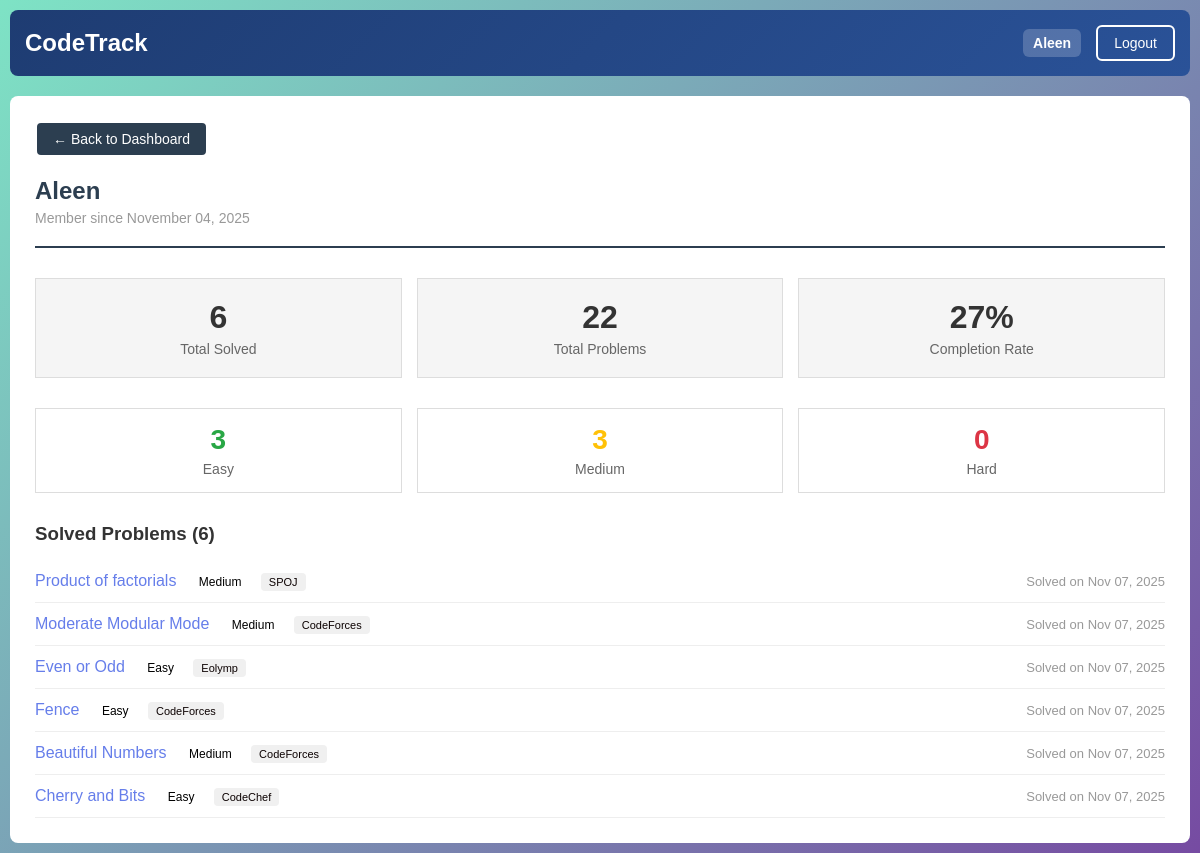
Screenshot of /profile/ (signed in) with the database file from the repository.
### tracker/models.py (models this page shows, shortened)
class SolvedProblem(models.Model):
    user = models.ForeignKey(User, on_delete=models.CASCADE)
    problem = models.ForeignKey(Problem, on_delete=models.CASCADE)
    solved_at = models.DateTimeField(auto_now_add=True, editable=True)
    class Meta:
        unique_together = ('user', 'problem')

class Problem(models.Model):
    difficulty_choices = [
        ('Easy', 'Easy'),
        ('Medium', 'Medium'),
        ('Hard', 'Hard'),
    ]
    oj_choices = [
        ('LeetCode', 'LeetCode'),
        ('HackerRank', 'HackerRank'),
        ('CodeForces', 'CodeForces'),
        ('CodeChef', 'CodeChef'),
        ('AtCoder', 'AtCoder'),
        ('GeeksforGeeks', 'GeeksforGeeks'),
        ('SPOJ', 'SPOJ'),
        ('Other', 'Other'),
        ('Eolymp', 'Eolymp'),
        ('CSES', 'CSES'),
        ('Toph', 'Toph'),
    ]
    title = models.CharField(max_length=200)
    difficulty = models.CharField(max_length=10, choices=difficulty_choices, default='Easy')
    online_judge = models.CharField(max_length=20, choices=oj_choices, default='CodeForces')
    link = models.URLField(max_length=500)
    problem_pdf = models.FileField(
        upload_to='Problem_PDF/',
        validators=[FileExtensionValidator(['pdf'])],
        blank=True,
        null=True,
        help_text="Upload a PDF file for the problem"
    )
    created_at = models.DateTimeField(auto_now_add=True, editable=True)
    class Meta:
        ordering = ['title']

### tracker/views.py (the view)
# urls.py: path('profile/', views.profile_view, name='profile'),
@login_required
def profile_view(request):
    solved_problems = SolvedProblem.objects.filter(user=request.user).select_related('problem').order_by('-solved_at')
    total_problems = Problem.objects.count()
    total_solved = solved_problems.count()
    completion_rate = round((total_solved / total_problems * 100) if total_problems > 0 else 0)
    easy_solved = solved_problems.filter(problem__difficulty='Easy').count()
    medium_solved = solved_problems.filter(problem__difficulty='Medium').count()
    hard_solved = solved_problems.filter(problem__difficulty='Hard').count()
    context = {
        'solved_problems': solved_problems,
        'total_solved': total_solved,
        'total_problems': total_problems,
        'completion_rate': completion_rate,
        'easy_solved': easy_solved,
        'medium_solved': medium_solved,
        'hard_solved': hard_solved,
    }
    return render(request, 'profile.html', context)

### templates/profile.html (shortened to what this page needs)
{% extends 'base.html' %}
{% load static %}
{% block extra_css %}
<link rel="stylesheet" href="{% static 'css/profile.css' %}">
{% endblock %}
{% block content %}
<div class="profile-container">
    <a href="{% url 'dashboard' %}" class="btn back-btn">← Back to Dashboard</a>
    <div class="profile-header">
        <h2>{{ user.username }}</h2>
        <p>Member since {{ user.date_joined|date:"F d, Y" }}</p>
    </div>
    <div class="profile-stats">
        <div class="stat-card">
            <div class="stat-number">{{ total_solved }}</div>
            <div class="stat-label">Total Solved</div>
        </div>
        <div class="stat-card">
            <div class="stat-number">{{ total_problems }}</div>
            <div class="stat-label">Total Problems</div>
        </div>
        <div class="stat-card">
            <div class="stat-number">{{ completion_rate }}%</div>
            <div class="stat-label">Completion Rate</div>
        </div>
    </div>
    <div class="difficulty-breakdown">
        <div class="difficulty-stat easy">
            <div class="count">{{ easy_solved }}</div>
            <div class="stat-label">Easy</div>
        </div>
        <div class="difficulty-stat medium">
            <div class="count">{{ medium_solved }}</div>
            <div class="stat-label">Medium</div>
        </div>
        <div class="difficulty-stat hard">
            <div class="count">{{ hard_solved }}</div>
            <div class="stat-label">Hard</div>
        </div>
    </div>
    <div class="solved-problems-section">
        <h3>Solved Problems ({{ solved_problems|length }})</h3>
        {% if solved_problems %}
            <ul class="solved-list">
                {% for solved in solved_problems %}
                <li class="solved-item">
                    <div>
                        <a href="{{ solved.problem.link }}" target="_blank" class="solved-item-title">
                            {{ solved.problem.title }}
                        </a>
                        <span class="difficulty-badge difficulty-{{ solved.problem.difficulty|lower }}">
                            {{ solved.problem.difficulty }}
                        </span>
                        <span class="judge-badge">{{ solved.problem.online_judge }}</span>
                    </div>
                    <span class="solved-date">Solved on {{ solved.solved_at|date:"M d, Y" }}</span>
                </li>
                {% endfor %}
            </ul>
        {% else %}
            <p style="text-align: center; color: #999; padding: 40px;">No problems solved yet. Start solving!</p>
        {% endif %}
    </div>
</div>
{% endblock %}

### templates/base.html (shortened to what this page needs)
<!DOCTYPE html>
<html lang="en">
<head>
    {% load static %}
    <link rel="stylesheet" href="{% static 'css/base.css' %}">
    {% block extra_css %}{% endblock %}
</head>
<body>
    <nav class="navbar">
        <div class="container">
            <a href="{% if user.is_authenticated %}{% url 'dashboard' %}{% else %}{% url 'home' %}{% endif %}" class="logo">CodeTrack</a>
            {% if user.is_authenticated %}
            <div class="nav-links">
                <a href="{% url 'profile' %}" class="username">{{ user.username }}</a>
                <a href="{% url 'logout' %}" class="btn btn-secondary">Logout</a>
            </div>
            {% else %}
            <div class="nav-links">
                <a href="{% url 'login' %}" class="btn">Login</a>
                <a href="{% url 'register' %}" class="btn btn-secondary">Register</a>
            </div>
            {% endif %}
        </div>
    </nav>
    <div class="container">
        {% block content %}{% endblock %}
    </div>
</body>
</html>

### static/css/base.css (style rules this page uses)
* { margin: 0; padding: 0; box-sizing: border-box; }
body { font-family: Arial, sans-serif; background: linear-gradient(135deg, #7ee3c5 0%, #764ba2 100%); min-height: 100vh; padding: 10px; }
.navbar { background: linear-gradient(135deg, #1e3c72 0%, #2a5298 100%); color : white; padding: 15px; margin-bottom: 20px; border-radius: 8px; }
.container { max-width: 1200px; margin: 0 auto; }
.navbar .container { display: flex; justify-content: space-between; align-items: center; }
.logo { font-size: 24px; font-weight: bold; color: white; text-decoration: none; }
.nav-links { display: flex; gap: 15px; align-items: center; }
.username { color: white; text-decoration: none; font-weight: 600; font-size: 14px; padding: 6px 10px; border-radius: 6px; background: rgba(255, 255, 255, 0.2); }
.btn { padding: 8px 16px; border: 2px solid white; background: transparent; color: white; cursor: pointer; text-decoration: none; display: inline-block; border-radius: 6px; font-weight: 500; font-size: 14px; }

### static/css/profile.css (style rules this page uses)
.profile-container { background: white; padding: 25px; border-radius: 8px; }
.profile-header { margin-bottom: 30px; padding-bottom: 20px; border-bottom: 2px solid #2c3e50; }
.profile-header h2 { color: #2c3e50; margin-bottom: 5px; }
.profile-header p { color: #999; font-size: 14px; }
.profile-stats { display: flex; gap: 15px; margin-bottom: 30px; }
.stat-card { flex: 1; padding: 20px; background: #f5f5f5; text-align: center; border: 1px solid #ddd; }
.stat-number { font-size: 32px; font-weight: bold; color: #333; margin-bottom: 5px; }
.stat-label { font-size: 14px; color: #666; }
.difficulty-breakdown { display: flex; gap: 15px; margin-bottom: 30px; }
.difficulty-stat { flex: 1; text-align: center; padding: 15px; border: 1px solid #ddd; background: white; }
.difficulty-stat .count { font-size: 28px; font-weight: bold; margin-bottom: 5px; }
.difficulty-stat.easy .count { color: #28a745; }
.difficulty-stat.medium .count { color: #ffc107; }
.difficulty-stat.hard .count { color: #dc3545; }
.solved-problems-section h3 { margin-bottom: 15px; color: #333; }
.solved-list { list-style: none; padding: 0; }
.solved-item { padding: 12px 0; border-bottom: 1px solid #eee; display: flex; justify-content: space-between; align-items: center; }
.solved-item-title { color: #667eea; text-decoration: none; margin-right: 10px; }
.difficulty-badge { padding: 3px 8px; border-radius: 4px; font-size: 12px; margin-right: 8px; }
.judge-badge { background: #f0f0f0; color: #0c0202; padding: 3px 8px; border-radius: 4px; font-size: 11px; }
.solved-date { font-size: 13px; color: #999; }
.back-btn { margin-bottom: 20px; background: #2c3e50; color: white; }

### rows the page displays
SolvedProblem: problem "Product of factorials", problem.difficulty "Medium", problem.online_judge "SPOJ", solved_at "Nov 07, 2025"
SolvedProblem: problem "Moderate Modular Mode", problem.difficulty "Medium", problem.online_judge "CodeForces", solved_at "Nov 07, 2025"
SolvedProblem: problem "Even or Odd", problem.difficulty "Easy", problem.online_judge "Eolymp", solved_at "Nov 07, 2025"
SolvedProblem: problem "Fence", problem.difficulty "Easy", problem.online_judge "CodeForces", solved_at "Nov 07, 2025"
SolvedProblem: problem "Beautiful Numbers", problem.difficulty "Medium", problem.online_judge "CodeForces", solved_at "Nov 07, 2025"
SolvedProblem: problem "Cherry and Bits", problem.difficulty "Easy", problem.online_judge "CodeChef", solved_at "Nov 07, 2025"

### other values shown
{{ user.username }} "Aleen"
{{ user.date_joined|date:"F d, Y" }} "November 04, 2025"
{{ total_solved }} "6"
{{ total_problems }} "22"
{{ completion_rate }} "27"
{{ easy_solved }} "3"
{{ medium_solved }} "3"
{{ hard_solved }} "0"
{{ solved_problems|length }} "6"
